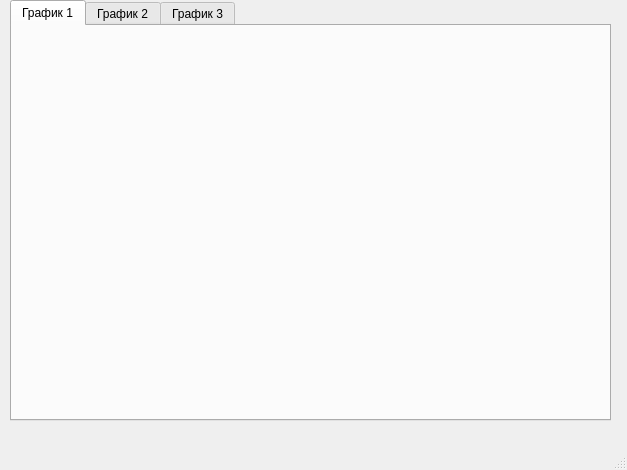
<?xml version="1.0" encoding="UTF-8"?>
<ui version="4.0">
 <class>MainWindow</class>
 <widget class="QMainWindow" name="MainWindow">
  <property name="geometry">
   <rect>
    <x>0</x>
    <y>0</y>
    <width>627</width>
    <height>470</height>
   </rect>
  </property>
  <property name="windowTitle">
   <string>MainWindow</string>
  </property>
  <widget class="QWidget" name="centralwidget">
   <widget class="QToolBox" name="toolBox">
    <property name="geometry">
     <rect>
      <x>10</x>
      <y>200</y>
      <width>81</width>
      <height>121</height>
     </rect>
    </property>
    <property name="currentIndex">
     <number>1</number>
    </property>
    <widget class="QWidget" name="page_1">
     <property name="geometry">
      <rect>
       <x>0</x>
       <y>0</y>
       <width>81</width>
       <height>28</height>
      </rect>
     </property>
     <attribute name="label">
      <string>Страница 1</string>
     </attribute>
    </widget>
    <widget class="QWidget" name="page_2">
     <property name="geometry">
      <rect>
       <x>0</x>
       <y>0</y>
       <width>81</width>
       <height>28</height>
      </rect>
     </property>
     <attribute name="label">
      <string>Страница 2</string>
     </attribute>
    </widget>
    <widget class="QWidget" name="page_3">
     <property name="geometry">
      <rect>
       <x>0</x>
       <y>0</y>
       <width>81</width>
       <height>28</height>
      </rect>
     </property>
     <attribute name="label">
      <string>Страница 3</string>
     </attribute>
    </widget>
   </widget>
   <widget class="QTabWidget" name="tabWidget">
    <property name="geometry">
     <rect>
      <x>10</x>
      <y>0</y>
      <width>601</width>
      <height>421</height>
     </rect>
    </property>
    <property name="currentIndex">
     <number>0</number>
    </property>
    <widget class="QWidget" name="tab_1">
     <attribute name="title">
      <string>График 1</string>
     </attribute>
     <widget class="QCustomPlot" name="myGraf" native="true">
      <property name="geometry">
       <rect>
        <x>0</x>
        <y>0</y>
        <width>600</width>
        <height>400</height>
       </rect>
      </property>
     </widget>
    </widget>
    <widget class="QWidget" name="tab_2">
     <attribute name="title">
      <string>График 2</string>
     </attribute>
     <widget class="QCustomPlot" name="myGraf2" native="true">
      <property name="geometry">
       <rect>
        <x>0</x>
        <y>0</y>
        <width>600</width>
        <height>400</height>
       </rect>
      </property>
     </widget>
    </widget>
    <widget class="QWidget" name="tab_3">
     <attribute name="title">
      <string>График 3</string>
     </attribute>
     <widget class="QCustomPlot" name="myGraf3" native="true">
      <property name="geometry">
       <rect>
        <x>0</x>
        <y>0</y>
        <width>600</width>
        <height>400</height>
       </rect>
      </property>
     </widget>
    </widget>
   </widget>
  </widget>
  <widget class="QMenuBar" name="menubar">
   <property name="geometry">
    <rect>
     <x>0</x>
     <y>0</y>
     <width>627</width>
     <height>25</height>
    </rect>
   </property>
  </widget>
  <widget class="QStatusBar" name="statusbar"/>
 </widget>
 <customwidgets>
  <customwidget>
   <class>QCustomPlot</class>
   <extends>QWidget</extends>
   <header>qcustomplot.h</header>
   <container>1</container>
  </customwidget>
 </customwidgets>
 <resources/>
 <connections/>
</ui>
